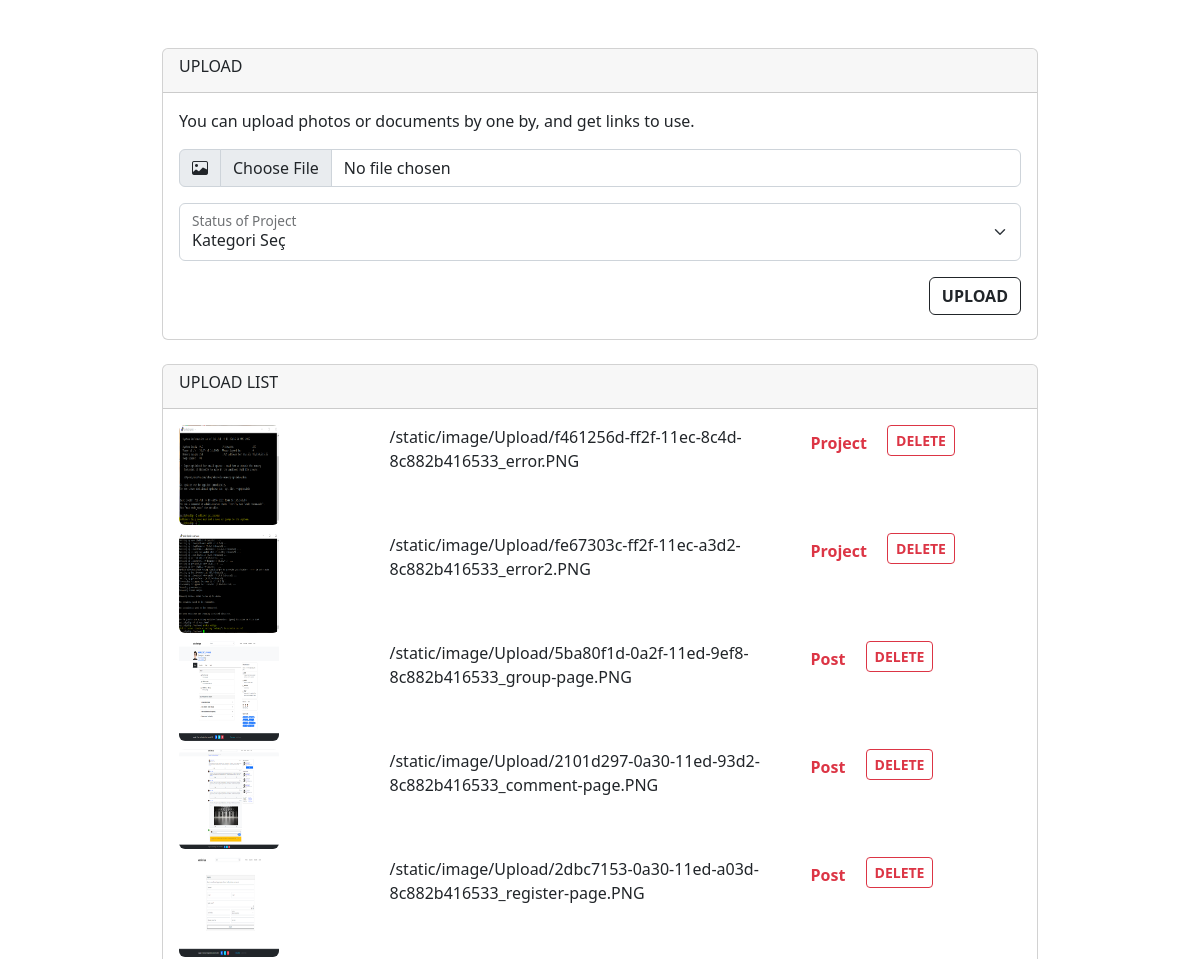
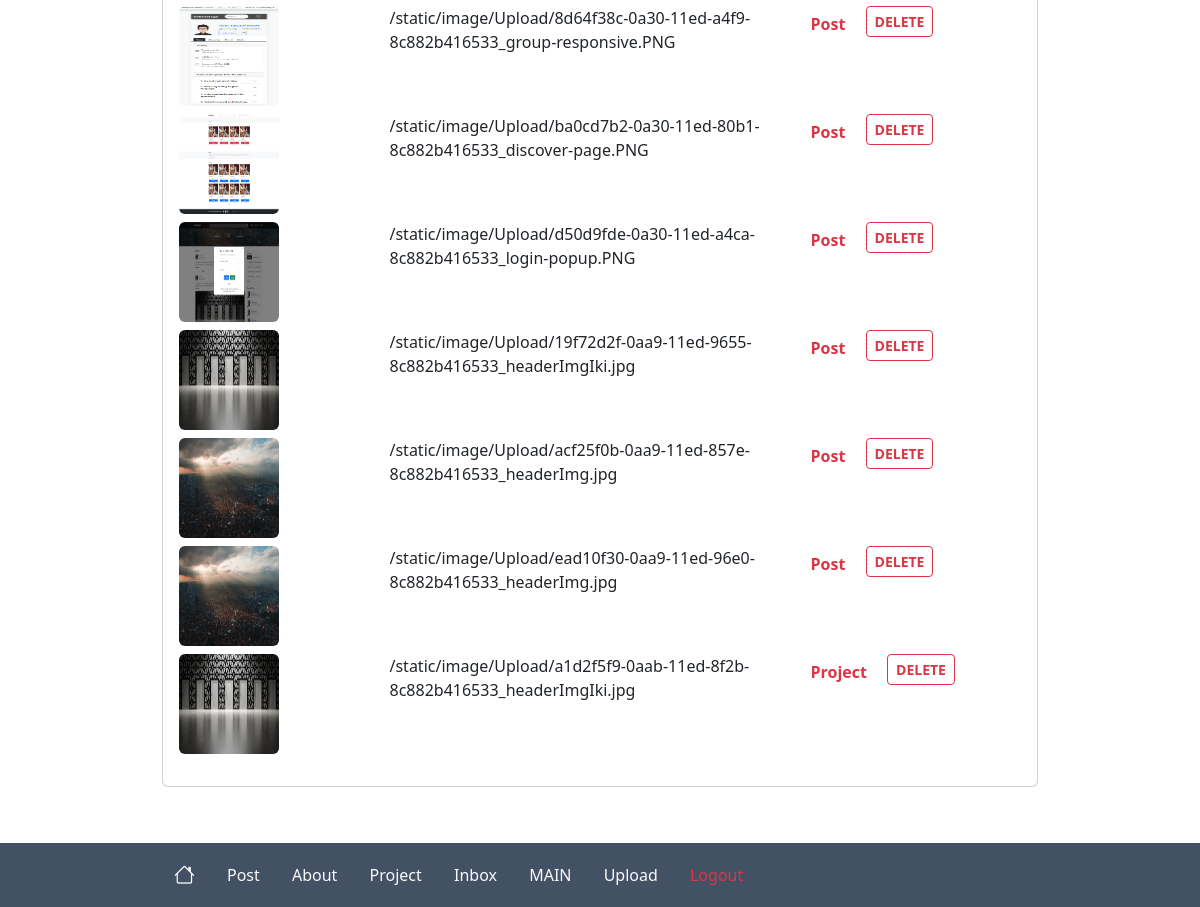
Page /admin/admin-upload (signed in) on the committed database (2 pictures, top to bottom).
### website/models.py (models this page shows)
class Upload(db.Model):
    id = db.Column(db.Integer, primary_key=True)
    date_created = db.Column(db.DateTime(timezone=True), default=func.now())
    photo = db.Column(db.String, nullable=False)
    kategori = db.Column(db.Integer, nullable=False)

### website/views.py (the view, shortened to what this page needs)
@views.route("/admin/admin-upload", methods=['POST', 'GET'])
@login_required
def adminupload():
    uploads = Upload.query.all()
    return render_template('/Admin/admin-upload.html', user=current_user, uploads=uploads)

### website/__init__.py (called while the page is built)
def create_app():
    app=Flask(__name__,template_folder='templates/')
    app.config['SECRET_KEY'] = 'gsdhajweu gda baasu'
    app.config['SQLALCHEMY_DATABASE_URI'] = f'sqlite:///{DB_NAME}'
    db.init_app(app)
    from .views import views
    from .auth import auth
    app.register_blueprint(views, url_prefix='/')
    app.register_blueprint(auth, url_prefix='/admin/')
    from .models import User, Post, Like, About, Project, Contact, Visit, Upload
    create_database(app)
    login_manager = LoginManager()
    login_manager.login_view = "auth.sign_in"
    login_manager.init_app(app)
    @login_manager.user_loader
    def load_user(id):
        return User.query.get(int(id))
    return app

### website/templates/Admin/admin-upload.html (shortened to what this page needs)
{% extends "Admin/admin-base.html" %}  {%block content%}
<div class="card">
  <div class="card-header"><h6>UPLOAD</h6></div>
  <div class="card-body pb-4">
    <div class="card-title">
      You can upload photos or documents by one by, and get links to use.
    </div>
    <form method="POST" enctype="multipart/form-data">
      <div class="input-group flex-nowrap mb-3 mt-3">
        <span class="input-group-text" id="photo"
          ><i class="bi bi-image"></i
        ></span>
        <input
          type="file"
          class="form-control"
          aria-label="photo"
          id="photo"
          name="photo"
          aria-describedby="photo"
        />
      </div>
      <div class="form-floating mt-3">
        <select
          class="form-select"
          id="kategori"
          name="kategori"
          aria-label="Floating label select example"
        >
          <option id="kategori" name="kategori" value="1" selected>
            Kategori Seç
          </option>
        </select>
        <label for="status">Status of Project</label>
      </div>
      <div class="mt-2" align="right">
        <button type="submit" class="btn btn-outline-dark mt-2 fw-bolder">
          UPLOAD
        </button>
      </div>
    </form>
  </div>
</div>
<div class="card mt-4">
  <div class="card-header"><h6>UPLOAD LIST</h6></div>
  <div class="card-body pb-4">
    <div class="row">
      {%for uploads in uploads%}
      <div class="row">
        <div class="col-3">
          <img
            src="{{url_for('static', filename= 'image/Upload/{}'.format(uploads.photo))}}"
            alt=""
            class="img-fluid rounded mb-2"
            style="width: 100px; height: 100px"
          />
        </div>
        <div class="col-6">
          <div>
            {{url_for('static', filename=
            'image/Upload/{}'.format(uploads.photo))}}
          </div>
        </div>
        <div class="col-3">
          <span class="me-3 text-danger fw-bolder"
            >{%if uploads.kategori == 1%} About {%elif uploads.kategori == 2%}
            Post {%elif uploads.kategori == 3%} Project {%elif uploads.kategori
            == 4%} User {%else%} Yok {%endif%}
          </span>
          <a
            href="/admin/admin-upload-delete/{{uploads.id}}"
            class="btn btn-sm btn-outline-danger mb-2 fw-bolder"
            >DELETE</a
          >
        </div>
      </div>
      {% endfor %}
    </div>
  </div>
</div>
{% endblock %}

### website/static/css/custom/custom.css (style rules this page uses)
body { font-family: ui-sans-serif, system-ui, -apple-system, BlinkMacSystemFont, Segoe UI, Roboto, Helvetica Neue, Arial, Noto Sans, sans-serif, Apple Color Emoji, Segoe UI Emoji, Segoe UI Symbol, Noto Color Emoji; background-color: rbga(255, 255, 255, 0.3); margin: 0; padding: 0; }

### rows in the picture
Upload: photo (picture), photo "/static/image/Upload/f461256d-ff2f-11ec-8c4d-8c882b416533_error.PNG", kategori "Project"
Upload: photo (picture), photo "/static/image/Upload/fe67303c-ff2f-11ec-a3d2-8c882b416533_error2.PNG", kategori "Project"
Upload: photo (picture), photo "/static/image/Upload/5ba80f1d-0a2f-11ed-9ef8-8c882b416533_group-page.PNG", kategori "Post"
Upload: photo (picture), photo "/static/image/Upload/2101d297-0a30-11ed-93d2-8c882b416533_comment-page.PNG", kategori "Post"
Upload: photo (picture), photo "/static/image/Upload/2dbc7153-0a30-11ed-a03d-8c882b416533_register-page.PNG", kategori "Post"
Upload: photo (picture), photo "/static/image/Upload/8d64f38c-0a30-11ed-a4f9-8c882b416533_group-responsive.PNG", kategori "Post"
Upload: photo (picture), photo "/static/image/Upload/ba0cd7b2-0a30-11ed-80b1-8c882b416533_discover-page.PNG", kategori "Post"
Upload: photo (picture), photo "/static/image/Upload/d50d9fde-0a30-11ed-a4ca-8c882b416533_login-popup.PNG", kategori "Post"
Upload: photo (picture), photo "/static/image/Upload/19f72d2f-0aa9-11ed-9655-8c882b416533_headerImgIki.jpg", kategori "Post"
Upload: photo (picture), photo "/static/image/Upload/acf25f0b-0aa9-11ed-857e-8c882b416533_headerImg.jpg", kategori "Post"
Upload: photo (picture), photo "/static/image/Upload/ead10f30-0aa9-11ed-96e0-8c882b416533_headerImg.jpg", kategori "Post"
Upload: photo (picture), photo "/static/image/Upload/a1d2f5f9-0aab-11ed-8f2b-8c882b416533_headerImgIki.jpg", kategori "Project"
